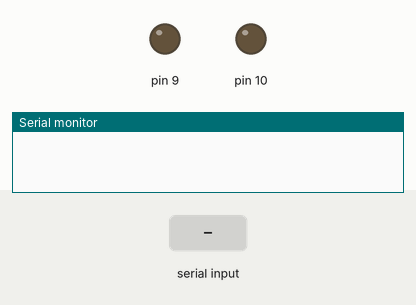
A sketch run on a simulated Arduino Uno, built with avr-gcc and run on an emulated ATmega328P. On the bench: output pins drawn as LEDs (lit = HIGH), the last lines printed to the serial monitor. The test bench sets the inputs (shaded band).

Above: at 1.4 s.
1.5 s: "90 45 200\n" received over Serial
At 2.7 s:
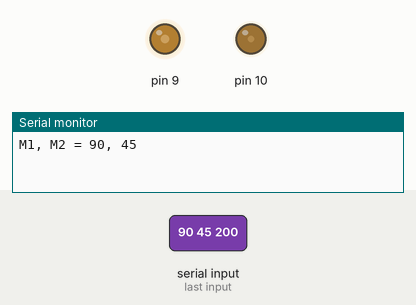
3.0 s: "30 150 10\n" received over Serial
At 3.8 s:
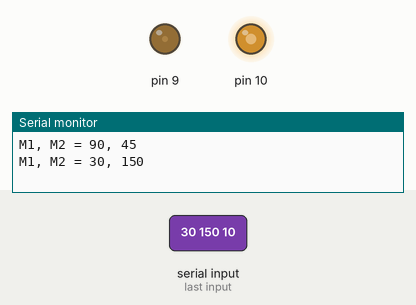
4.5 s: "90\n" received over Serial
At 5.7 s:
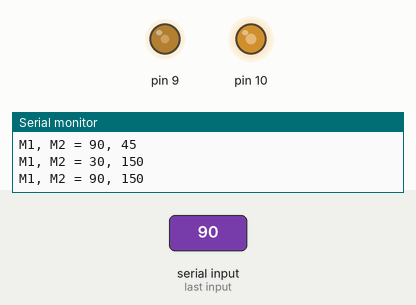
6.0 s: "200\n" received over Serial
At 7.0 s:
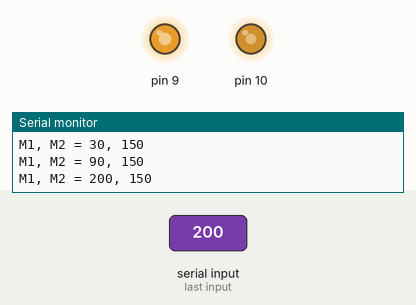
7.5 s: "1 90\n" received over Serial
At 8.2 s:
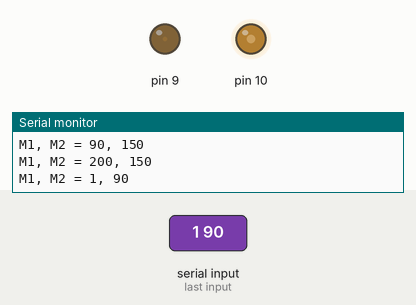
9.0 s: "90 45\n" received over Serial
At 9.4 s:
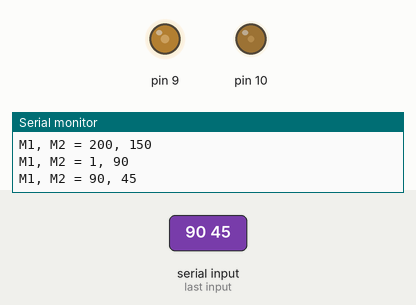
Timing chart, 0 to 11.5 s (numbered marks = the images above; inputs shaded):
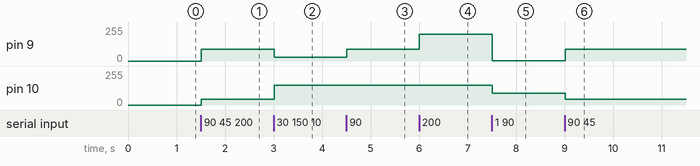

The sketch:

second.ino
```cpp
String inputString = "";
bool stringEnd = false;

String* splitBySpace(String str){
  static String words[10];int i=0;String word = "";int wordIndex = 0;
  while(i<str.length()){
    if((str[i]==' ')){
      words[wordIndex] = word;
      word="";
      wordIndex++;i++;
      continue;
    }
    if(i==str.length()-1){
      word+=str[i];
      words[wordIndex] = word;break;
    }
    word+=str[i];
    i++;
  }
  return words;
}

void setup() {
  Serial.begin(9600);
  delay(200);
  pinMode(9,OUTPUT);
  pinMode(10,OUTPUT);
}

void loop() {
  if(stringEnd){
    inputString.trim();
    String* command = splitBySpace(inputString);
    analogWrite(9,command[0].toInt());
    analogWrite(10,command[1].toInt());

    Serial.println("M1, M2 = "+command[0]+", "+command[1]);

    inputString = "";
    stringEnd = false;
  }

}

void serialEvent(){
  while(Serial.available()){
    char ch = Serial.read();
    if (ch == '\n') {
      stringEnd = true;
    } else {
      inputString += ch;
    }
  }
}
```

Measured:
- after the input at 1.5 s, pin 9: 0/255 → 90/255 at once; pin 10: 0/255 → 45/255 at once
- after the input at 3.0 s, pin 9: 90/255 → 30/255 at once; pin 10: 45/255 → 150/255 at once
- after the input at 4.5 s, pin 9: 30/255 → 90/255 at once
- after the input at 6.0 s, pin 9: 90/255 → 200/255 at once
- after the input at 7.5 s, pin 9: 200/255 → 1/255 at once; pin 10: 150/255 → 90/255 at once
- after the input at 9.0 s, pin 9: 1/255 → 90/255 at once; pin 10: 90/255 → 45/255 at once
